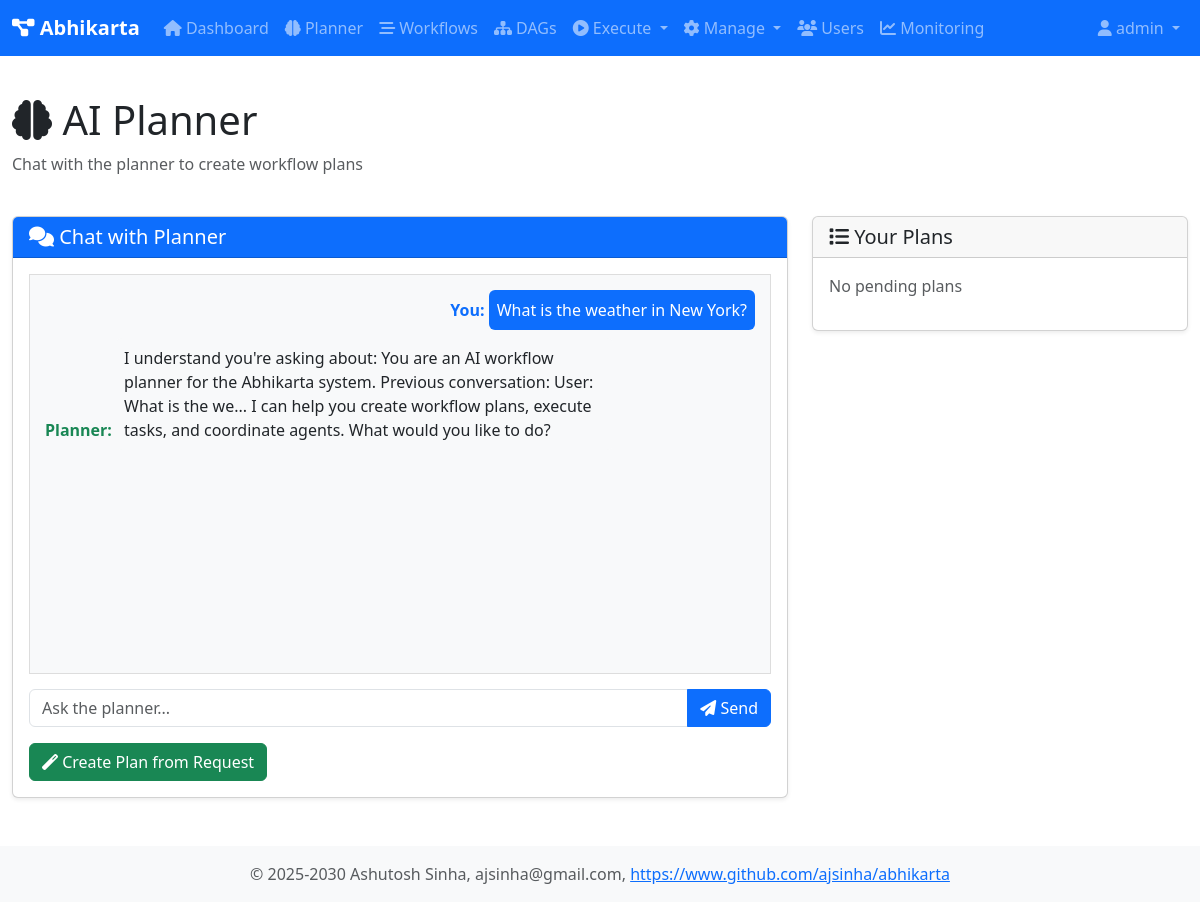
Page /planner (signed in) on the earlier database version.
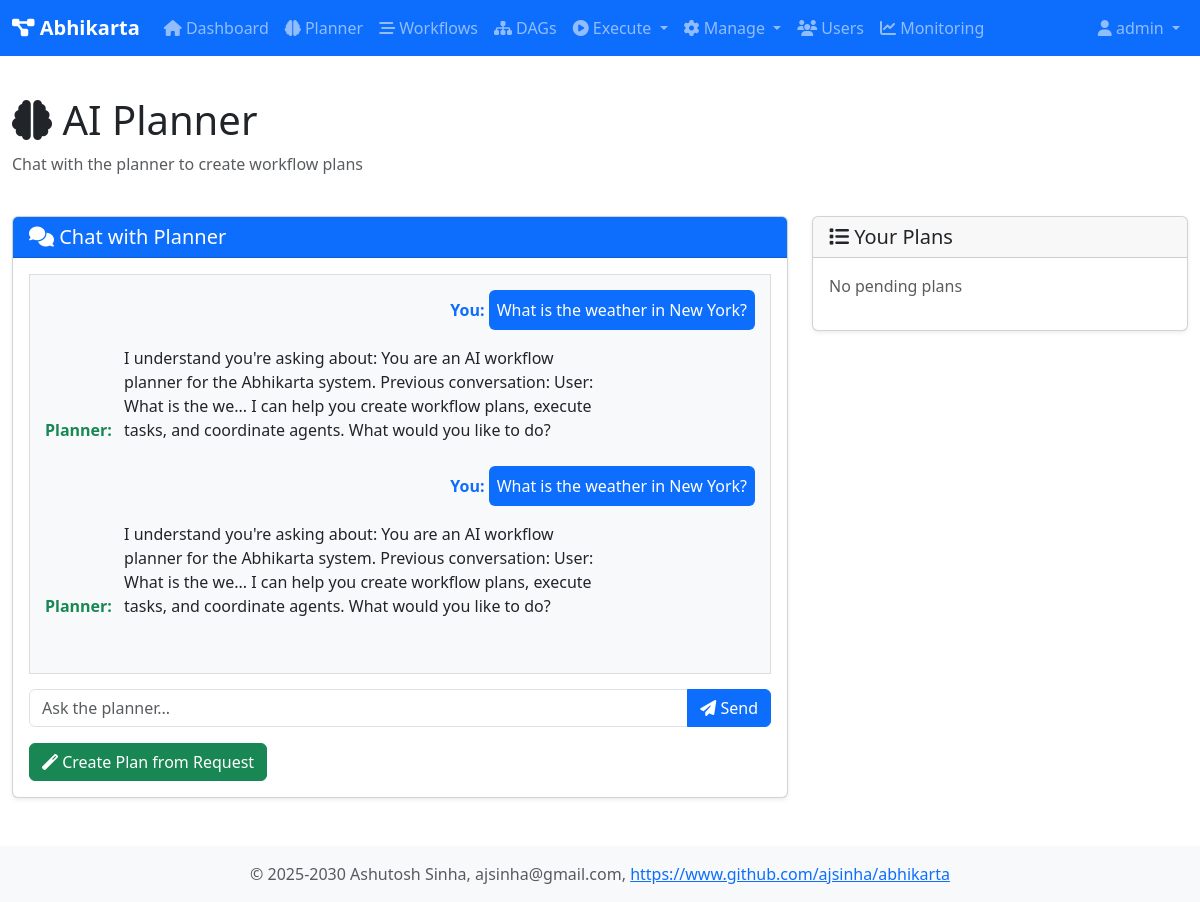
Same page on the later database version.
### tables this page shows
CREATE TABLE planner_conversations (
            conversation_id TEXT PRIMARY KEY,
            user_id TEXT NOT NULL,
            message TEXT,
            response TEXT,
            created_at TEXT DEFAULT CURRENT_TIMESTAMP
        );

### web/app.py (the view)
@app.route('/planner')
@login_required
def planner_page():
    user = user_registry.get_user(session['user_id'])
    conversations = planner.get_conversation_history(user.user_id, limit=20)
    plans = planner.get_user_plans(user.user_id)
    pending_plans = [p for p in plans if p['status'] == 'pending_approval']
    return render_template('planner.html',
                         user=user,
                         conversations=conversations,
                         pending_plans=pending_plans)

### core/database.py (called while the page is built)
    @contextmanager
    def get_connection(self):
        conn = None
        try:
            if self.db_type == 'sqlite':
                conn = sqlite3.connect(self.db_path)
                conn.row_factory = sqlite3.Row
            elif self.db_type == 'postgresql':
                import psycopg2
                import psycopg2.extras
                conn = psycopg2.connect(**self.pg_params)
                conn.cursor_factory = psycopg2.extras.RealDictCursor
            yield conn
            conn.commit()
        except Exception as e:
            if conn:
                conn.rollback()
            raise e
        finally:
            if conn:
                conn.close()

    def fetchall(self, query: str, params: Tuple = ()) -> List[Dict[str, Any]]:
        with self.get_connection() as conn:
            cursor = conn.cursor()
            cursor.execute(query, params)
            rows = cursor.fetchall()
            return [dict(row) for row in rows]

### core/user_registry.py (called while the page is built)
    def is_admin(self) -> bool:
        return self.role == 'admin'

    def get_user(self, user_id: str) -> Optional[User]:
        return self._users.get(user_id)

### web/templates/planner.html (shortened to what this page needs)
{% extends "base.html" %}
{% block content %}
<div class="row mb-4">
    <div class="col">
        <h1><i class="fas fa-brain"></i> AI Planner</h1>
        <p class="text-muted">Chat with the planner to create workflow plans</p>
    </div>
</div>
<div class="row">
    <div class="col-md-8">
        <div class="card">
            <div class="card-header bg-primary text-white">
                <h5 class="mb-0"><i class="fas fa-comments"></i> Chat with Planner</h5>
            </div>
            <div class="card-body">
                <div id="chatMessages" style="height: 400px; overflow-y: auto; border: 1px solid #ddd; padding: 15px; margin-bottom: 15px; background: #f8f9fa;">
                    {% for conv in conversations | reverse %}
                    <div class="mb-3">
                        <div class="text-end">
                            <strong class="text-primary">You:</strong>
                            <div class="bg-primary text-white p-2 rounded d-inline-block" style="max-width: 70%;">
                                {{ conv.message }}
                            </div>
                        </div>
                        <div class="text-start mt-2">
                            <strong class="text-success">Planner:</strong>
                            <div class="bg-light p-2 rounded d-inline-block" style="max-width: 70%;">
                                {{ conv.response }}
                            </div>
                        </div>
                    </div>
                    {% endfor %}
                </div>
                <div class="input-group">
                    <input type="text" id="messageInput" class="form-control" placeholder="Ask the planner...">
                    <button class="btn btn-primary" onclick="sendMessage()">
                        <i class="fas fa-paper-plane"></i> Send
                    </button>
                </div>
                <div class="mt-3">
                    <a href="{{ url_for('create_plan_page') }}" class="btn btn-success">
                        <i class="fas fa-magic"></i> Create Plan from Request
                    </a>
                </div>
            </div>
        </div>
    </div>
    <div class="col-md-4">
        <div class="card">
            <div class="card-header">
                <h5 class="mb-0"><i class="fas fa-list"></i> Your Plans</h5>
            </div>
            <div class="card-body">
                {% if pending_plans %}
                <h6>Pending Approval:</h6>
                <ul class="list-group mb-3">
                    {% for plan in pending_plans %}
                    <li class="list-group-item">
                        <a href="{{ url_for('plan_detail', plan_id=plan.plan_id) }}">
                            {{ plan.request[:50] }}...
                        </a>
                        <br><small class="text-muted">{{ plan.created_at[:19] }}</small>
                    </li>
                    {% endfor %}
                </ul>
                {% else %}
                <p class="text-muted">No pending plans</p>
                {% endif %}
            </div>
        </div>
    </div>
</div>
{% endblock %}

Differences in the rows shown:
added planner_conversations: message "What is the weather in New York?", response "I understand you're asking about: You are an AI workflow planner for the Abhikarta system. Previous conversation: User: What is the we... I can help you create workflow plans, execute tasks, and coordinate agents. What would you like to do?"
